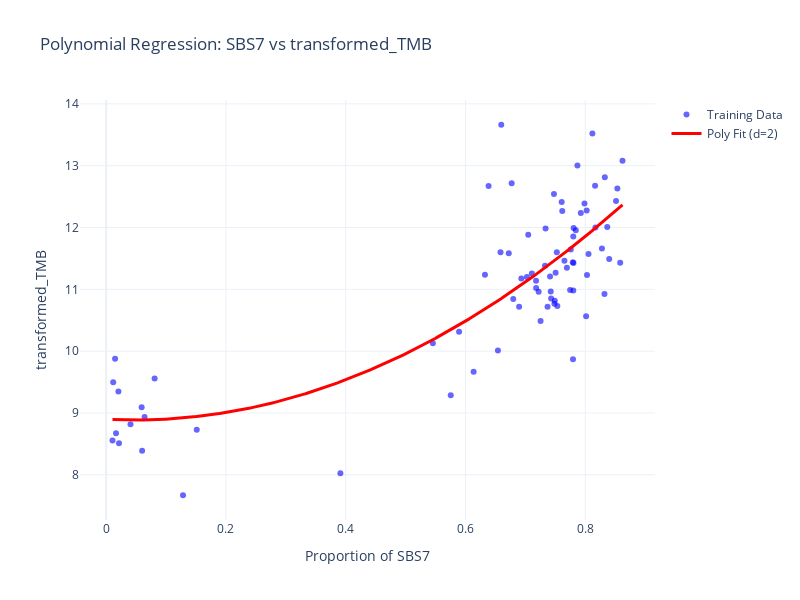

The notebook cell this image was saved under:
### Markdown cell above
A quick look might suggest that specimens were at least tobacco-related mutations are present tend to have a higher total tumor mutation burden in logarithmic scale. However, only using this signature is not enough to have a decent predictive model. As reflected on the small R-squared, most of samples do not carry any mutation attributed to tobacco but still there is a large variability of log TMB due to other mutational processes.

We can look to other mutational processes. For instance, signature 7 (attributed to UV-light exposition).

### Code cell
df_filtered = signatures_df[signatures_df['SBS7'] > 0.01]
polynomial_regression(df_filtered, feature_col='SBS7', target_col='transformed_TMB', degree=2)

### Figure 1 — Plotly figure (JSON) as saved in the notebook; plotly's stock layout.template omitted (floating-point values rounded to 4 significant figures; data arrays with more than 128 entries replaced by an {"elided": "..."} marker saying what was removed)
{"data": [{"marker": {"color": "blue", "opacity": 0.6}, "mode": "markers", "name": "Training Data", "type": "scatter", "x": [0.7803, 0.3911, 0.7747, 0.7485, 0.743, 0.7842, 0.6585, 0.8584, 0.8536, 0.8119, 0.6541, 0.8367, 0.6597, 0.6771, 0.78, 0.5754, 0.6798, 0.7179, 0.7606, 0.7221, 0.05993, 0.04055, 0.7869, 0.8622, 0.8321, 0.7987, 0.06407, 0.7926, 0.8327, 0.01048, 0.7328, 0.08082, 0.1283, 0.7048, 0.7179, 0.817, 0.5893, 0.7108, 0.7534, 0.01635, 0.1512, 0.7491, 0.01167, 0.8279, 0.7026, 0.7758, 0.7337, 0.6325, 0.7652, 0.6932, 0.7806, 0.02132, 0.05917, 0.6135, 0.78, 0.7616, 0.737, 0.8399, 0.01482, 0.7525, 0.7477, 0.6896, 0.6385, 0.8024, 0.6723, 0.8164, 0.8054, 0.7412, 0.8514, 0.8029, 0.7505, 0.8014, 0.7693, 0.5455, 0.7796, 0.7423, 0.7792, 0.7254, 0.02035], "y": [11.43, 8.025, 10.99, 10.77, 10.85, 11.96, 11.6, 11.43, 12.63, 13.52, 10.01, 12.01, 13.66, 12.72, 10.98, 9.288, 10.84, 11.02, 12.41, 10.96, 8.39, 8.816, 13.0, 13.08, 10.92, 12.39, 8.934, 12.23, 12.81, 8.554, 11.38, 9.559, 7.669, 11.88, 11.14, 12.0, 10.31, 11.26, 10.73, 8.67, 8.728, 10.82, 9.497, 11.66, 11.2, 11.64, 11.98, 11.23, 11.46, 11.17, 11.99, 8.512, 9.094, 9.668, 11.85, 12.27, 10.72, 11.49, 9.878, 11.6, 12.54, 10.72, 12.67, 12.28, 11.58, 12.67, 11.57, 11.21, 12.43, 11.23, 11.27, 10.56, 11.35, 10.13, 9.87, 10.97, 11.44, 10.49, 9.346]}, {"line": {"color": "red", "width": 3}, "mode": "lines", "name": "Poly Fit (d=2)", "type": "scatter", "x": {"elided": "1000 float values"}, "y": {"elided": "1000 float values"}}], "layout": {"height": 600, "showlegend": true, "title": {"text": "Polynomial Regression: SBS7 vs transformed_TMB"}, "width": 800, "xaxis": {"title": {"text": "Proportion of SBS7"}}, "yaxis": {"title": {"text": "transformed_TMB"}}}}
